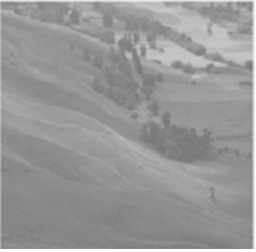
#> input picture THXLA/L1/DATA/data/anh2.png, 256 x 252 px, shrunk from 335 x 330 before the run, found by its file name
$ python laplace.py
#> lines starting #> are read from the running program, lines starting #| are printed output that depends on the picture; after the words box and inside, x2 and y2 are one past the last pixel; in counts of white or black regions, pixels touching at a corner belong together
import numpy as np
import cv2

def otsu_value(img):
    height, width = img.shape

    histogram, _ = np.histogram(img, bins=256, range=(0, 256))

    total_pixels = height * width

    sum_total = np.sum(np.arange(256) * histogram)

    sum_back = 0

    num_back = 0

    threshold = -1

    variance_max = 0

    for i in range(256):
        num_back += histogram[i]
        if num_back == 0:
            continue

        num_fore = total_pixels - num_back
        if num_fore == 0:
            break

        sum_back += i * histogram[i]

        mean_back = sum_back / num_back
        mean_fore = (sum_total - sum_back) / num_fore

        variance_between = num_back * num_fore * (mean_back - mean_fore) ** 2

        if variance_between > variance_max:
            variance_max = variance_between
            threshold = i
    return threshold
# Hàm lấy vị trí cần nhân tích chập trong mảng
def get_img_kernel(image, kernel_size, center):
    padding_size = kernel_size // 2  # Kích thước padding cần thêm
    padded_image = np.pad(image, ((padding_size, padding_size), (padding_size, padding_size)), mode='constant')
    start_row = center[0] - kernel_size // 2
    start_col = center[1] - kernel_size // 2
    end_row = start_row + kernel_size
    end_col = start_col + kernel_size
    img_result = padded_image[start_row:end_row, start_col:end_col]
    return img_result


def tich_chap(image, kr, sum_k, num_padding):
    result = np.copy(img).astype(np.uint8)
    img_height, img_width = image.shape
    for i in range(img_height):
        for j in range(img_width):
            temp = int(np.abs(np.round(np.sum(get_img_kernel(image, k, [i + num_padding, j + num_padding]) * kr) / sum_k)))
            result[i][j] = temp

    print(otsu_value(result))
    _, thresholded_image = cv2.threshold(result, 27, 255, cv2.THRESH_BINARY)
    return thresholded_image


k = 3
kernel1 = np.array([[0, -1, 0],
                    [-1, 4, -1],
                    [0, -1, 0]])
kernel2 = np.array([[-1, -1, -1],
                    [-1, 8, 1],
                    [-1, -1, -1]])
kernel3 = np.array([[1, -2, 1],
                    [-2, 4, -2],
                    [1, -2, 1]])

print("Đã nhập xong______Đang tính toán")
img = cv2.imread("anh2.png", cv2.IMREAD_GRAYSCALE)
#> img is the input picture: shape (252, 256); min 119, max 255, mean 151.4
img_laplace1 = tich_chap(img, kernel1, 1, k // 2)
#> the loop in tich_chap, `for i in range(img_height):` made 252 passes
#> pass 1, in get_img_kernel, `padded_image = np.pad(image, ((padding_size, padding_size), (padding_s..`:
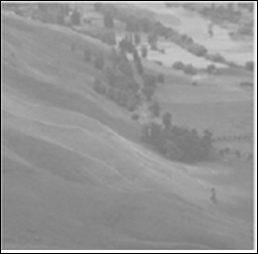
#> padded_image: shape (254, 258); min 0, max 255, mean 149.1
#> after the loop in tich_chap, `for i in range(img_height):`:
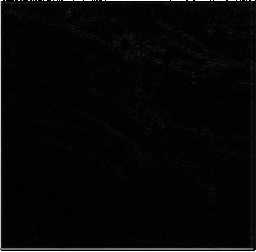
#> result: shape (252, 256); min 0, max 255, mean 6.5
#| 88
#> in tich_chap, `_, thresholded_image = cv2.threshold(result, 27, 255, cv2.THRESH_BINARY)`:
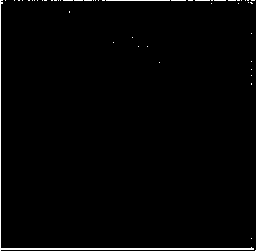
#> thresholded_image: shape (252, 256); 1.9% white in thin lines or dots
img_laplace2 = tich_chap(img, kernel2, 1, k // 2)
#> call 2 of tich_chap, with kr = array of shape (3, 3), sum_k = 1, num_padding = 1
#> after the loop in tich_chap (call 2), `for i in range(img_height):`:
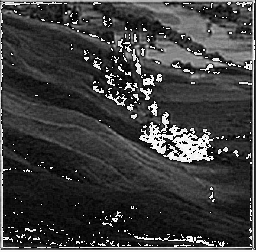
#> result: shape (252, 256); min 0, max 255, mean 62.3
#| 125
#> in tich_chap (call 2), `_, thresholded_image = cv2.threshold(result, 27, 255, cv2.THRESH_BINARY)`:
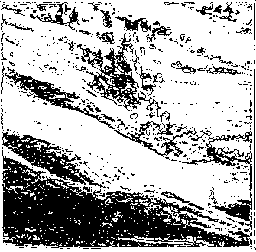
#> thresholded_image: shape (252, 256); 68.5% white; 536 black regions (488 under 20 px), largest, box (x1, y1, x2, y2) and area: (2, 150, 252, 248) 10349, (2, 132, 106, 188) 1541, (77, 33, 161, 117) 1508
img_laplace3 = tich_chap(img, kernel3, 1, k // 2)
#> call 3 of tich_chap, with kr = array of shape (3, 3), sum_k = 1, num_padding = 1
#| 51
#> in tich_chap (call 3), `_, thresholded_image = cv2.threshold(result, 27, 255, cv2.THRESH_BINARY)`:
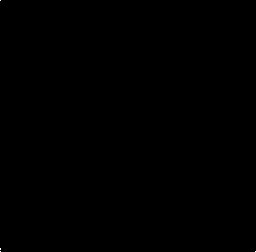
#> thresholded_image: shape (252, 256); 0.01% white in thin lines or dots

cv2.imshow("Anh ban dau", img)
cv2.imshow("Laplace_1", img_laplace1)
cv2.imshow("Laplace_2", img_laplace2)
cv2.imshow("Laplace_3", img_laplace3)

cv2.waitKey(0)
cv2.destroyAllWindows()
